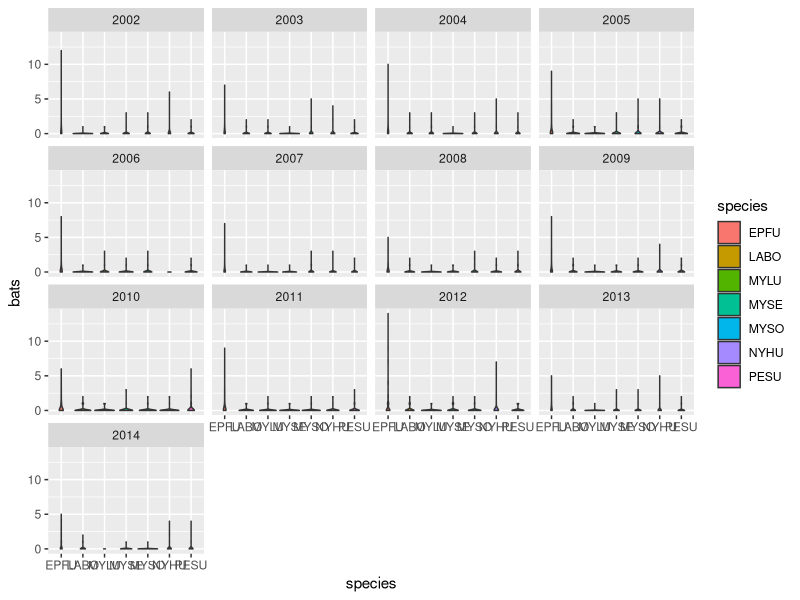

Here is the R script that generated this plot:
## ---- chunk 1
library(tidyverse)

wns <- read_csv("data/white_nose_Pettit_Okeefe.csv") 

## ---- chunk 2
wns %>% 
  group_by(year, Site.Name) %>% 
  summarize(count = n()) %>% 
  spread(key = year, value = count, fill = 0)
## ---- chunk 3
wns <- wns %>% 
  mutate(Site.Name = case_when(Site.Name == "D1" ~ "D", 
                               Site.Name == "G" ~ "I", 
                               TRUE ~ Site.Name)
         )
## ---- chunk 4
wns <- wns %>% 
  mutate(species_tidy = fct_relevel(species, 
                                    "EPFU", 
                                    "PESU", 
                                    "NYHU", 
                                    "LABO", 
                                    "MYLU", 
                                    "MYSE", 
                                    "MYSO")
         )
## ---- chunk 5
wns %>%  
  ggplot(aes(x = species, y = bats)) + 
  geom_violin(aes(fill = species)) + 
  facet_wrap(~year)
## ---- chunk 6
library(broom)

bats_aov <- aov(bats ~ Site.Name + species, data = wns)

bats_thsd <- TukeyHSD(bats_aov, "species", ordered = TRUE)

tidy(bats_thsd)
## ---- chunk 7
wns <- wns %>% 
  mutate(yearF = as.character(year))
  
## ---- chunk 8
year_aov <- aov(bats ~ yearF + species, data = wns)

year_thsd <- TukeyHSD(year_aov, "yearF", ordered = TRUE)

tidy(year_thsd)
